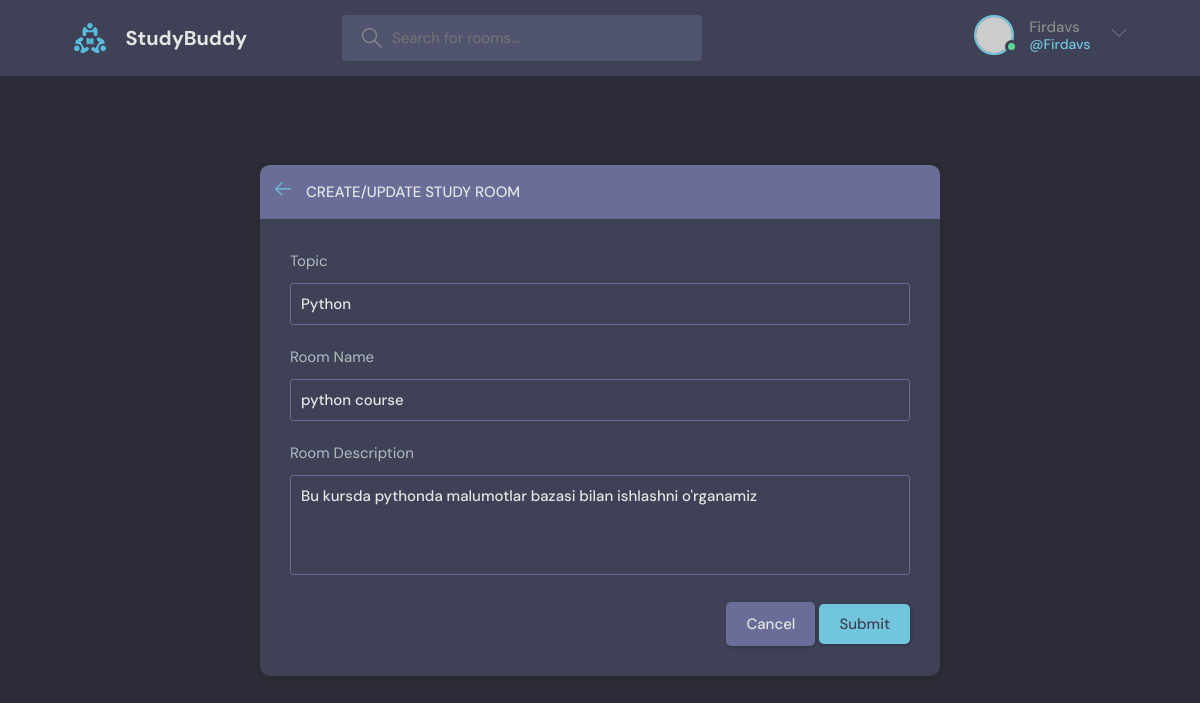
Screenshot of /update_room/19/ (signed in) with the database file from the repository.
### base/models.py (models this page shows, shortened)
class Room(models.Model):
    host = models.ForeignKey(User,on_delete=models.SET_NULL,null=True)
    topic = models.ForeignKey(Topic,on_delete=models.SET_NULL,null=True)
    name = models.CharField(max_length=200)
    description = models.TextField(blank=True,null=True)
    participants = models.ManyToManyField(User, related_name='participant',blank=True)
    created = models.DateTimeField(auto_now_add=True)
    updated = models.DateTimeField(auto_now=True)
    class Meta:
        ordering = ['-updated', '-created']

class Topic(models.Model):
    name = models.CharField(max_length=200)

### base/views.py (the view, shortened to what this page needs)
# urls.py: path('update_room/<str:pk>/',updateRoom,name='update_room'),
@login_required(login_url='login')
def updateRoom(request,pk):
    room = Room.objects.get(id=pk)
    form = RoomForm(instance=room)
    topics = Topic.objects.all()
    if request.user != room.host:
        return HttpResponse('You are not allowed here!!')
    context = {
        'form':form,
        'topics': topics,
        'room':room
    }
    return render(request,'base/create-room.html',context)

### base/forms.py
class RoomForm(ModelForm):
    class Meta:
        model = Room
        fields = '__all__'
        exclude = ['host','participants']

### base/templates/base/create-room.html (shortened to what this page needs)
{% extends 'main.html' %}
{% block content %}
  <main class="create-room layout">
    <div class="container">
      <div class="layout__box">
        <div class="layout__boxHeader">
          <div class="layout__boxTitle">
            <a href="{% url 'home' %}">
              <svg version="1.1" xmlns="http://www.w3.org/2000/svg" width="32" height="32" viewBox="0 0 32 32">
                <title>arrow-left</title>
                <path
                  d="M13.723 2.286l-13.723 13.714 13.719 13.714 1.616-1.611-10.96-10.96h27.625v-2.286h-27.625l10.965-10.965-1.616-1.607z">
                </path>
              </svg>
            </a>
            <h3>Create/Update Study Room</h3>
          </div>
        </div>
        <div class="layout__body">
          <form class="form" action="#" method="POST">
            <div class="form__group">
              <label for="room_topic">Topic</label>
              <input required type="text"  value="{{ room.topic.name }}" name="topic" list="topic-list" />
            </div>
            <div class="form__group">
              <label for="room_name">Room Name</label>
              {{ form.name }}
            </div>
            <div class="form__group">
              <label for="room_description">Room Description</label>
              {{ form.description }}
            </div>
           <div class="form__action">
            <div>
              <a class="btn btn--dark" href="{% url 'create_room' %}">Cancel</a>
              <button class="btn btn--main" type="submit">Submit</button>
            </div>
           </div>
          </form>
        </div>
      </div>
    </div>
  </main>
{% endblock  %}

### templates/navbar.html (shortened to what this page needs)
{% load static %}
<header class="header header--loggedIn">
      <div class="container">
        <a href="{% url 'home' %}" class="header__logo">
          <img src="{% static 'images/logo.svg' %}" />
          <h1>StudyBuddy</h1>
        </a>
        <form class="header__search" method="get" action="{% url 'home' %}">
          <label>
            <input type="text" placeholder="Search for rooms..." name="q" />
          </label>
        </form>
        <nav class="header__menu">
          {% if request.user.is_authenticated %}
            <div class="header__user">
              <a href="{% url 'profile' user.id %}">
                <div class="avatar avatar--medium active">
                  <img src="https://randomuser.me/api/portraits/men/37.jpg" />
                </div>
                <p>{{ request.user.username }} <span>@{{ request.user.username }}</span></p>
              </a>
              <button class="dropdown-button">
                <svg version="1.1" xmlns="http://www.w3.org/2000/svg" width="32" height="32" viewBox="0 0 32 32">
                  <title>chevron-down</title>
                  <path d="M16 21l-13-13h-3l16 16 16-16h-3l-13 13z"></path>
                </svg>
              </button>
            </div>
          {% else %}
              <a href="{% url 'login' %}">
                <img src="{% static 'images/logo.svg' %}" />
                <p>Login</p>
              </a>
          {% endif %}
        </nav>
      </div>
    </header>

### rows the page displays
Room: topic "Python", name "python course", description "Bu kursda pythonda malumotlar bazasi bilan ishlashni o'rganamiz"

### other values shown
{{ request.user.username }} "Firdavs"
